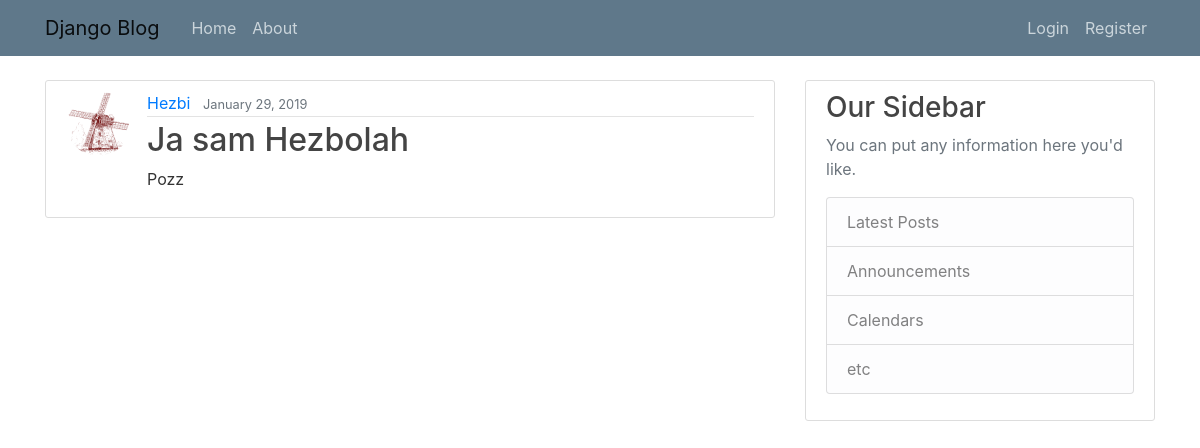
The page /post/10/ on the database its author committed.
### blog/models.py (models this page shows, shortened)
class Post(models.Model):
    title = models.CharField(max_length=100)
    content = models.TextField()
    date_posted = models.DateTimeField(default=timezone.now)
    author = models.ForeignKey(User, on_delete=models.CASCADE)

### users/models.py (models this page shows, shortened)
class Profile(models.Model):
    user = models.OneToOneField(User, on_delete=models.CASCADE)
    image = models.ImageField(default='default.jpg', upload_to='profile_pics')

### blog/views.py (the view)
# urls.py: path('post/<int:pk>/', PostDetailView.as_view(), name="post-detail"),
class PostDetailView(DetailView):
    model = Post

### blog/templates/blog/post_detail.html (shortened to what this page needs)
{% extends "blog/base.html" %}
{% block content %}
    <article class="media content-section">
      <img class="rounded-circle article-img" src="{{ object.author.profile.image.url}}">
        <div class="media-body">
          <div class="article-metadata">
            <a class="mr-2" href="#">{{ object.author }}</a>
            <small class="text-muted">{{ object.date_posted|date:"F d, Y" }}</small>
          </div>
          <h2 class="article-title">{{ object.title }}</h2>
          <p class="article-content">{{ object.content }}</p>
        </div>
    </article>
{% endblock content %}

### blog/static/blog/main.css (style rules this page uses)
body { background: #ffffff; color: #333333; margin-top: 5rem; }
h1, h2, h3, h4, h5, h6 { color: #444444; }
.content-section { background: #ffffff; padding: 10px 20px; border: 1px solid #dddddd; border-radius: 3px; margin-bottom: 20px; }
.article-title { color: #444444; }
.article-content { white-space: pre-line; }
.article-img { height: 65px; width: 65px; margin-right: 16px; }
.article-metadata { padding-bottom: 1px; margin-bottom: 4px; border-bottom: 1px solid #e3e3e3 }

### rows shown on the page
Post: author.profile.image (picture), author "Hezbi", date_posted "January 29, 2019", title "Ja sam Hezbolah", content "Pozz"
